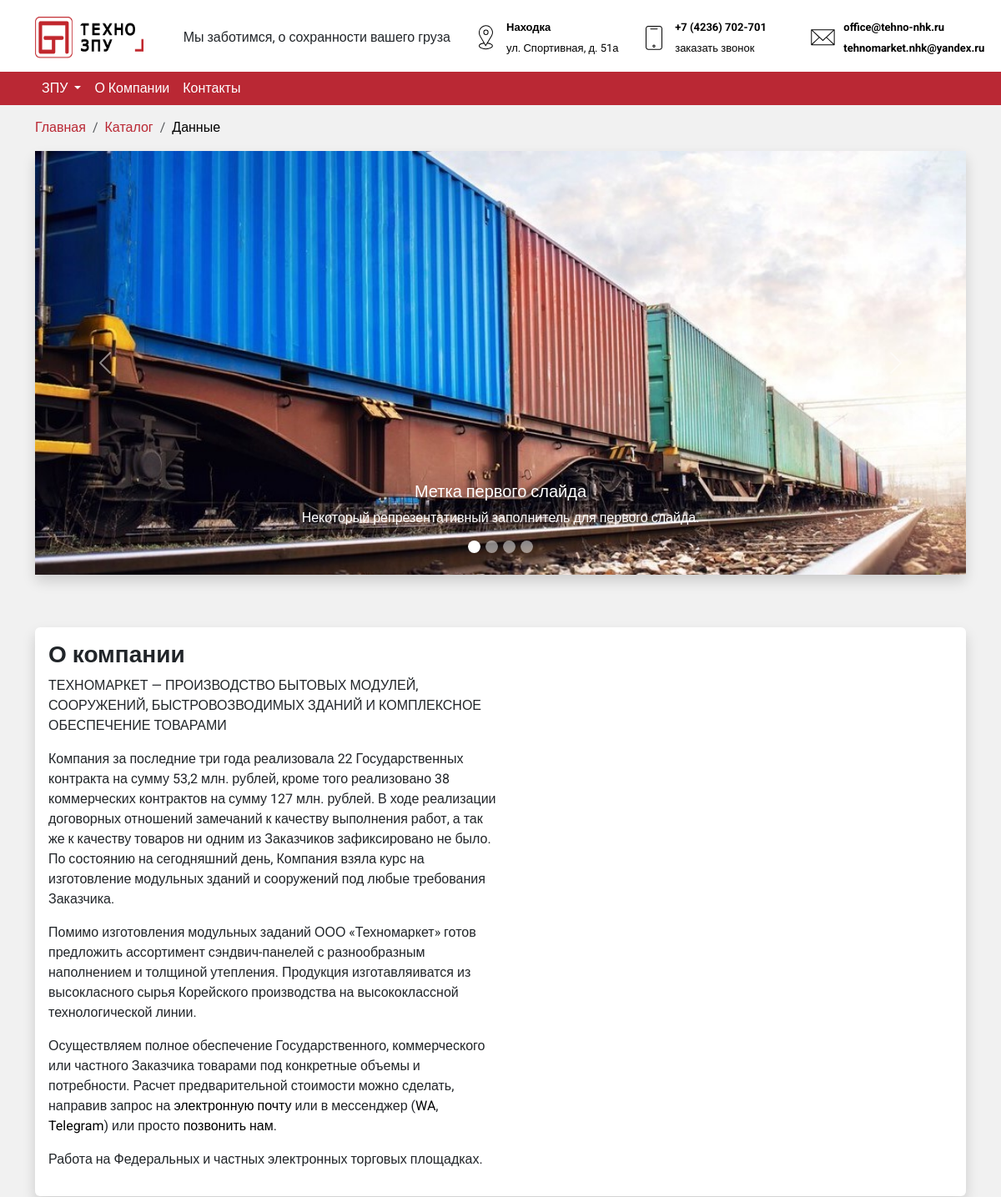
Before: / (upper part) with the older database file.
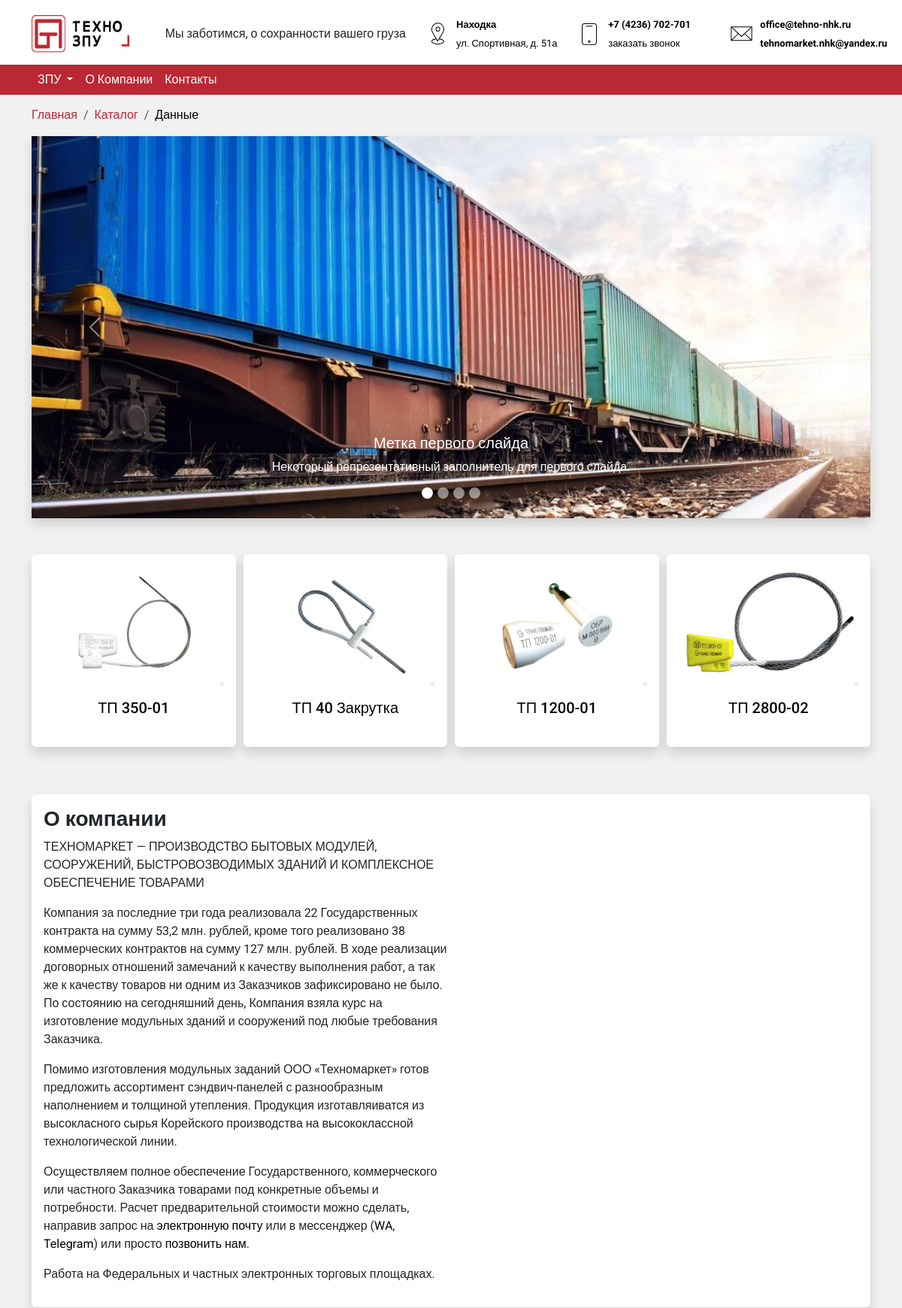
After: the same page with the newer database file.
### tables this page shows
CREATE TABLE IF NOT EXISTS `products` (
										  `id` tinyint(3) unsigned NOT NULL AUTO_INCREMENT,
										  `title` varchar(50) NOT NULL,
										  `short_description` varchar(150) NOT NULL,
										  `characteristics` text NOT NULL,
										  `description` text NOT NULL,
										  `cover` varchar(50) DEFAULT NULL,
										  `certificate` varchar(50) DEFAULT NULL,
										  PRIMARY KEY (`id`)
);

### SYS/Views.php (called while the page is built, shortened)
<?php
class Views
{
    public static function get($__file_path, $__data = [])
    {
        extract((array) $__data);
        include $__file_path;
        return ob_get_clean();
    }
}

### APP/Action/Index.php (called while the page is built, shortened)
<?php
class Index extends _Base
{
	public function __invoke()
	{
        $products = Products::getAll();
		$content = Views::get(
			__DIR__ . '/../View/Index.php',
			[
                'products' => $products
			]
		);
		self::showLayoutMain(
			'Техно ЗПУ',
			$content
		);
	}
	public static function getUrl(): string
	{
		return '/';
	}
}

### index.php (called while the page is built, shortened)
<?php
require __DIR__.'/SYS/Autoload.php';
require __DIR__.'/SYS/Aliases.php';
$config_routes = \APP\Config\Routes::getConfig();
$routing = new \SYS\Routing($config_routes);
$routing->run();

### SYS/Autoload.php (called while the page is built, shortened)
<?php
class Autoload
{
	public static function register()
	{
	    spl_autoload_register(
	        function ($class_name) {
	            $file_path = str_replace('\\', '/', $class_name).'.php';
	        }
	    );
	}
}

### APP/Config/Main.php (called while the page is built, shortened)
<?php
class Main
{
	public static function getTitle(): string
    {
		return 'Техно маркет';
	}
}

### APP/Action/About.php (called while the page is built, shortened)
<?php
class About extends _Base
{
    public static function getUrl(): string
    {
        return "/about/";
    }
}

### APP/Action/Contacts.php (called while the page is built, shortened)
<?php
class Contacts extends _Base
{
    public static function getUrl(): string
    {
        return "/contacts/";
    }
}

### SYS/Helpers/Url.php (called while the page is built, shortened)
<?php
class Url
{
	public static function isUrl($url)
	{
		return $_SERVER['REQUEST_URI'] === $url;
	}
}

### SYS/Aliases.php (called while the page is built, shortened)
<?php
function _isUrl($url)
{
	return Url::isUrl($url);
}

### APP/Model/_Base.php (called while the page is built, shortened)
<?php
abstract class _Base
{
	private static $pdo;
	protected static function getPDO(): PDO
	{
		if (empty(self::$pdo)) {
			self::$pdo = new PDO(
				'mysql:host=localhost;dbname=seal',
				'seal',
				's3*LNt$9',
				array(
					PDO::ATTR_PERSISTENT => true
				)
			);
		}
		return self::$pdo;
	}
}

### APP/Model/Products.php (called while the page is built, shortened)
<?php
class Products extends _Base
{
    public static function getAll()
    {
        $results = self::getPDO()->query(
            'SELECT * FROM products'
        );
        return $results->fetchAll(
            \PDO::FETCH_CLASS,
            Product::class
        );
    }
}

### APP/Entity/Product.php (called while the page is built, shortened)
<?php
class Product
{
    private $id;
    private $title;
    private $cover;
    public function getId()
    {
        return $this->id;
    }
    public function getTitle()
    {
        return $this->title;
    }
    public function getCover()
    {
        return $this->cover;
    }
}

### APP/Action/PageProduct.php (called while the page is built, shortened)
<?php
class PageProduct extends _Base
{
    public static function getUrl($id): string
    {
        return "/product/$id/";
    }
}

### APP/View/Blocks/CardProduct.php (the view, shortened to what this page needs)
<div class="card shadow p-3 mb-5 bg-white rounded">
    <a href="<?= \APP\Action\PageProduct::getUrl($product->getId())?>">
        <img src="/assets/img/seal/<?= $product->getCover() ?>.jpg" class="card-img-top" alt="<?= $product->getCover() ?>">
        <div class="card-body">
            <h5 class="card-title d-flex justify-content-center"><?= $product->getTitle() ?></h5>
        </div>
    </a>
</div>

### APP/View/Index.php (shortened to what this page needs)
<?=
	\SYS\Views::get(
		__DIR__.'/Blocks/Carousel.php'
	);
?>
<?=
	\SYS\Views::get(
		__DIR__.'/Blocks/ListProduct.php',
		[
			'products' => $products
		]
	);
?>
<?=
\SYS\Views::get(
	__DIR__.'/Blocks/AboutCompany.php'
);
?>

### APP/View/Blocks/Carousel.php (shortened to what this page needs)
<div class="container">
        <div id="carouselExampleCaptions" class="carousel slide shadow mb-5 bg-white rounded" data-bs-ride="carousel">
            <div class="carousel-indicators">
                <button type="button" data-bs-target="#carouselExampleCaptions" data-bs-slide-to="0" class="active" aria-current="true" aria-label="Slide 1"></button>
                <button type="button" data-bs-target="#carouselExampleCaptions" data-bs-slide-to="1" aria-label="Slide 2"></button>
                <button type="button" data-bs-target="#carouselExampleCaptions" data-bs-slide-to="2" aria-label="Slide 3"></button>
                <button type="button" data-bs-target="#carouselExampleCaptions" data-bs-slide-to="3" aria-label="Slide 4"></button>
            </div>
            <div class="carousel-inner">
                <div class="carousel-item active">
                    <img src="/assets/img/carousel/1.jpg" class="d-block w-100" alt="1">
                    <div class="carousel-caption d-none d-md-block">
                        <h5>Метка первого слайда</h5>
                        <p>Некоторый репрезентативный заполнитель для первого слайда.</p>
                    </div>
                </div>
            </div>
            <button class="carousel-control-prev" type="button" data-bs-target="#carouselExampleCaptions" data-bs-slide="prev">
                <span class="carousel-control-prev-icon" aria-hidden="true"></span>
            </button>
            <button class="carousel-control-next" type="button" data-bs-target="#carouselExampleCaptions" data-bs-slide="next">
                <span class="carousel-control-next-icon" aria-hidden="true"></span>
            </button>
        </div>
</div>

### APP/View/Blocks/AboutCompany.php
<div class="">
    <div class="container ">
        <div class=" bg-white shadow p-3 mb-5 bg-white rounded">
            <div class="col-12 col-lg-6 margin_unset">
                <h1 class="h3 montserat"><b>О компании</b></h1>
                <p class="ptsans">ТЕХНОМАРКЕТ — ПРОИЗВОДСТВО БЫТОВЫХ МОДУЛЕЙ, СООРУЖЕНИЙ, БЫСТРОВОЗВОДИМЫХ ЗДАНИЙ И КОМПЛЕКСНОЕ ОБЕСПЕЧЕНИЕ ТОВАРАМИ</p>
                <p>Компания за последние три года реализовала 22 Государственных контракта на сумму 53,2 млн. рублей, кроме того реализовано
                    38 коммерческих контрактов на сумму 127 млн. рублей. В ходе реализации договорных отношений замечаний к качеству выполнения
                    работ, а так же к качеству товаров ни одним из Заказчиков зафиксировано не было. По состоянию на сегодняшний день, Компания
                    взяла курс на изготовление модульных зданий и сооружений под любые требования Заказчика.</p>
                <p>Помимо изготовления модульных заданий ООО «Техномаркет» готов предложить ассортимент сэндвич-панелей с разнообразным
                    наполнением и толщиной утепления. Продукция изготавляиватся из высокласного сырья Корейского производства на высококлассной
                    технологической линии.</p>
                <p>Осуществляем полное обеспечение Государственного, коммерческого или частного Заказчика товарами под конкретные объемы и
                    потребности. Расчет предварительной стоимости можно сделать, направив запрос на <a href="mailto:office@tehno-nhk.ru">электронную почту</a> или в мессенджер
                    (<a href="https://wa.me/79240061620" target="_blank">WA</a>, <a href="https://t.me/tehnomarketnhk" target="_blank">Telegram</a>) или просто <a href="tel:+74236702701">позвонить нам</a>.</p>
                <p>Работа на Федеральных и частных электронных торговых площадках.  </p>
            </div>
        </div>
    </div>
</div>

### SYS/Routing.php (shortened to what this page needs)
<?php
class Routing
{
    private $config;
    function __construct($config)
    {
        $this->config = $config;
    }
    function run()
    {
        $url = $_SERVER['REQUEST_URI'];
        foreach ( $this->config as $url_config)
        {
            $url = urldecode($url);
            $pattern = $url_config[0];
            $reg_ext = $pattern === '' ? '#/#' : "#$pattern#u";
            $result = preg_match($reg_ext, $url, $matches);
            if ($result === 1 && $matches[0] === $url) {
                unset($matches[0]);
	            $params = $matches;
	            $action = new $class_name();
	            $action(... $params);
                return;
            }
        }
		throw new \Exception(
			sprintf('Страница "%s" не найдена', $url),
			404
		);
    }
}

### APP/Action/_Base.php (shortened to what this page needs)
<?php
abstract class _Base
{
    public static function showLayoutMain($title, $content, $bread_crumbs = [])
    {
        echo Views::get(
            __DIR__.'/../View/Layout/Main.php',
            [
                'title' => $title,
                'content' =>  $content,
                'bread_crumbs' => $bread_crumbs
            ]
        );
    }
}

### APP/View/Layout/Main.php (shortened to what this page needs)
<!DOCTYPE html>
<html lang="en">
<head>
    <link href="https://cdn.jsdelivr.net/npm/bootstrap@5.3.3/dist/css/bootstrap.min.css" rel="stylesheet">
    <link rel="stylesheet" href="/assets/css/main.css?v=<?= filemtime(__DIR__ . '/../../../assets/css/main.css')?>">
</head>
<body>
    <header>
        <?= Views::get(__DIR__.'/../Blocks/ToolBar.php'); ?>
        <?= Views::get(__DIR__.'/../Blocks/NavMain.php'); ?>
    </header>
    <main>
        <?=
            Views::get(
                __DIR__ . '/../Blocks/BreadCrumbs.php',
                [
                    'bread_crumbs' => $bread_crumbs
                ]
            );
        ?>
        <?= $content; ?>
    </main>
</body>
</html>

### APP/View/Blocks/ToolBar.php
<div class="container">
    <div class="d-flex mb-3 justify-content-between">
        <div class="d-flex align-items-center">
            <?php if ($_SERVER['REQUEST_URI'] !== \APP\Action\Index::getUrl()): ?>
                <a href="<?= \APP\Action\Index::getUrl()?>">
                    <img class="logo" src="/assets/img/logo/logo-black.png" alt="<?= \APP\Config\Main::getTitle(); ?>">
                </a>
            <?php else: ?>
                <img class="logo" src="/assets/img/logo/logo-black.png" alt="<?= \APP\Config\Main::getTitle(); ?>">
            <?php endif;?>
        </div>
        <div class="slogan">
            <p>
                Мы заботимся, о сохранности вашего груза
            </p>
        </div>
        <div class="info d-flex align-items-center">
            <div>
                <a class="location_wrap d-none d-sm-flex col-sm-4 col-xl-2 col-xxl-2 row align-items-center" href="#">
                    <div class="col-2 p-0"><img class="img-fluid" src="/assets/img/connection/location.svg" alt=""></div>
                    <div class="location_inner col-10 ps-2 pe-0 font08">
                        <b>Находка</b> ул. Спортивная, д. 51а
                    </div>
                </a>
            </div>
            <div class="phone_wrap d-none d-sm-flex col-sm-4 col-xl-2 col-xxl-2 row align-items-center">
                <div class="col-2 p-0"><img src="/assets/img/connection/mphone.svg" class="top-icon" alt=""></div>
                <div class="phone_inner col-10 ps-2 pe-0 font08">
                    <a href="tel:+74236702701" class="color_black">
                        <b>+7 (4236) 702-701</b>
                    </a><br>
                    <a href="" data-bs-toggle="modal" data-bs-target="#exampleModal">заказать звонок</a>
                </div>
            </div>
            <div class="mail_wrap d-none d-sm-flex col-sm-4 col-xl-2 col-xxl-2 row align-items-center">
                <div class="col-2 p-0"><img src="/assets/img/connection/mail.svg" class="top-icon" alt="mail"></div>
                <div class="mail_inner col-10 ps-2 pe-0 font08">
                    <a href="mailto:office@tehno-nhk.ru">
                        <b>office@tehno-nhk.ru</b>
                    </a><br>
                    <a href="mailto:tehnomarket.nhk@yandex.ru">
                        <b>tehnomarket.nhk@yandex.ru</b>
                    </a>
                </div>
            </div>
        </div>
    </div>
</div>

### APP/View/Blocks/NavMain.php (shortened to what this page needs)
<nav class="navbar p-0  navbar-expand-lg bg-body-tertiary">
    <div class="container">
        <div class="">
            <div class="collapse navbar-collapse" id="navbarSupportedContent">
                <ul class="navbar-nav me-auto mb-2 mb-lg-0">
                    <li class="nav-item dropdown">
                        <a class="nav-link dropdown-toggle" href="#" role="button" data-bs-toggle="dropdown" aria-expanded="false">
                            ЗПУ
                        </a>
                    </li>
                    <li class="nav-item">
                        <a class="nav-link" href="<?= \APP\Action\About::getUrl() ?>">О Компании</a>
                    </li>
                    <li class="nav-item">
                        <a class="nav-link" href="<?= \APP\Action\Contacts::getUrl() ?>">Контакты</a>
                    </li>
                </ul>
            </div>
        </div>
    </div>
</nav>

### APP/View/Blocks/BreadCrumbs.php (shortened to what this page needs)
<div class="container">
    <nav aria-label="breadcrumb">
        <ol class="breadcrumb">
            <li class="breadcrumb-item"><a href="#">Главная</a></li>
            <li class="breadcrumb-item"><a href="#">Каталог</a></li>
            <li class="breadcrumb-item active" aria-current="page">Данные</li>
        </ol>
    </nav>
</div>

### APP/View/Blocks/ListProduct.php (shortened to what this page needs)
<div>
    <div class="container">
        <div class="list_product">
            <div class="card-group">
                <?php foreach ($products as $product):  ?>
                    <?=
                        \SYS\Views::get(
                            __DIR__.'/CardProduct.php',
                            [
                                   'product' => $product
                            ]
                        );
                    ?>
                <?php endforeach ?>
            </div>
        </div>
    </div>
</div>

### assets/css/main.css (style rules this page uses)
.info { width: 52%; justify-content: space-between; }
.location_wrap { text-decoration: none; color: black; }
.mail_wrap, .phone_wrap, .location_wrap { width: 200px; }
.mail_wrap .mail_inner, .mail_wrap .phone_inner, .mail_wrap .location_inner, .phone_wrap .mail_inner, .phone_wrap .phone_inner, .phone_wrap .location_inner, .location_wrap .mail_inner, .location_wrap .phone_inner, .location_wrap .location_inner { display: flex; flex-wrap: wrap; align-items: center; height: 50px; font-size: 13px; }
.mail_wrap .mail_inner a, .mail_wrap .phone_inner a, .mail_wrap .location_inner a, .phone_wrap .mail_inner a, .phone_wrap .phone_inner a, .phone_wrap .location_inner a, .location_wrap .mail_inner a, .location_wrap .phone_inner a, .location_wrap .location_inner a { text-decoration: none; color: black; }
.navbar { background-color: #ba2834 !important; }
.navbar li a { padding-right: 5px; color: white; }
.carousel .carousel-indicators button { width: 15px; height: 15px; border-radius: 50%; }
.card-group .card:not(:last-child) { margin-right: 10px; }
.card-group .card { border: none; border-radius: unset; }
.breadcrumb .breadcrumb-item a { color: #ba2834; }
.breadcrumb .active { color: black; }
.slogan p { display: flex; height: 100%; text-align: center; justify-content: center; align-items: center; margin: 0; }
header { padding: 20px 0 0 0; background-color: white; }
body { background-color: #f1f1f1; font-family: "Roboto", sans-serif; }
main .container { margin-top: 15px; }
a { text-decoration: none !important; color: black; }
ul { list-style-type: none; }
.logo { width: 130px; height: 50px; margin-right: 10px; }

Changed rows visible on the page:
added products: cover (picture), title "ТП 350-01"
added products: cover (picture), title "ТП 40 Закрутка"
added products: cover (picture), title "ТП 1200-01"
added products: cover (picture), title "ТП 2800-02"
